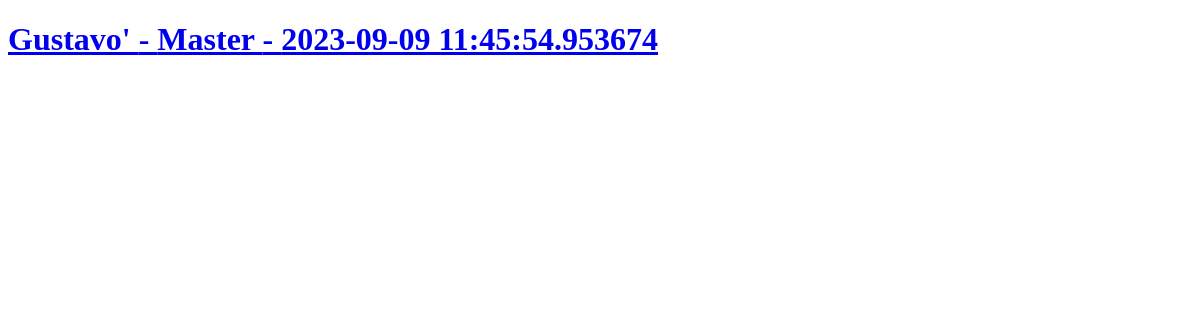
The app's page /feed (signed in), older data.
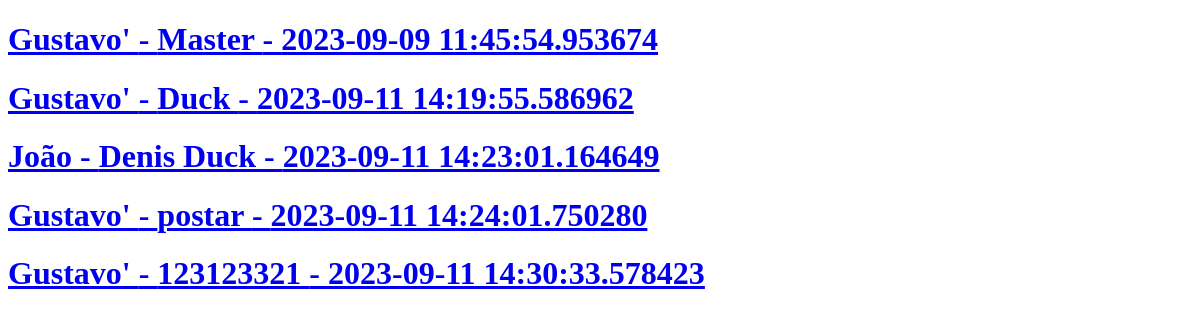
The same page, newer data.
### pynotes/models.py (models this page shows)
class Usuario(database.Model, UserMixin):
    id = database.Column(database.Integer, primary_key=True)
    username = database.Column(database.String, nullable=False)
    email = database.Column(database.String, nullable=False, unique=True)
    senha = database.Column(database.String, nullable=False)
    nota = database.relationship("Nota", backref="usuario", lazy=True)

class Nota(database.Model):
    id = database.Column(database.Integer, primary_key=True)
    nota = database.Column(database.String, default="Olá pyNotes 3.0")
    data_criacao = database.Column(database.DateTime, nullable=False, default=datetime.utcnow())
    id_usuario = database.Column(database.Integer, database.ForeignKey('usuario.id'),  nullable=False)

### pynotes/routes.py (the view)
@app.route('/feed')
@login_required
def feed():
    notas = Nota.query.order_by(Nota.data_criacao).all()
    user = Usuario()
    return render_template('feed.html', notas=notas, user=user)

### pynotes/models.py (called while the page is built)
@login_manager.user_loader
def load_user(user_id):
    return Usuario.query.get(int(user_id))

### pynotes/templates/feed.html (shortened to what this page needs)
<!DOCTYPE html>
<html lang="en">
<head>
</head>
<body>
    {% for note in notas:%}
        <a href="{{ url_for('perfil', id_usuario=note.id_usuario)}}">
        <h1>{{user.query.get(note.id_usuario).username}} - {{note.nota}} - {{note.data_criacao}}</h1>
        </a>
    {% endfor %}
</body>
</html>

Row changes from the older to the newer data that the page shows:
added Nota: {{ user.query.get(note.id_usuario).username }} "Gustavo'", nota "Duck", data_criacao "2023-09-11 14:19:55.586962"
added Nota: nota "Denis Duck", data_criacao "2023-09-11 14:23:01.164649"
added Usuario: query.get "João"
added Nota: {{ user.query.get(note.id_usuario).username }} "Gustavo'", nota "postar", data_criacao "2023-09-11 14:24:01.750280"
added Nota: {{ user.query.get(note.id_usuario).username }} "Gustavo'", nota "123123321", data_criacao "2023-09-11 14:30:33.578423"
